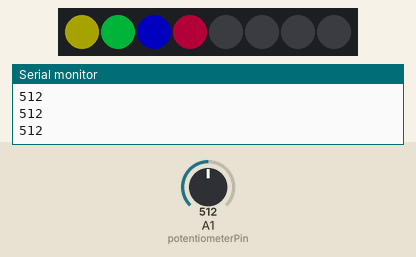
Bench run of a sketch on a simulated ATtiny85, built with avr-gcc and run on an emulated ATtiny85. Parts: 8 RGB LEDs in strip order, left to right, the last lines printed to the serial monitor. The inputs (shaded band) are chosen by the test bench; at power-on: A1 (potentiometerPin) = 512. Dim RGB values are drawn brighter than linear.

Above: at 1.2 s.
1.3 s: A1 (potentiometerPin) set to 137
At 1.72 s:
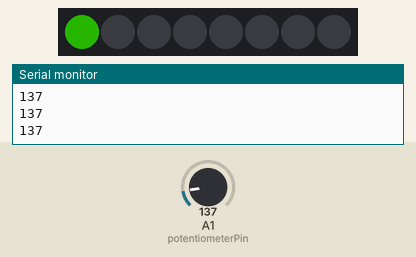
4.0 s: A1 (potentiometerPin) set to 120
At 4.4 s:
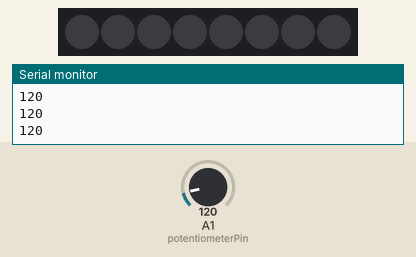
5.5 s: A1 (potentiometerPin) set to 266
At 5.66 s:
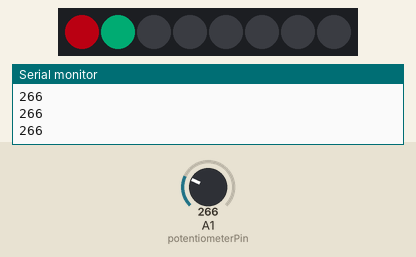
7.9 s: A1 (potentiometerPin) set to 900
At 8.16 s:
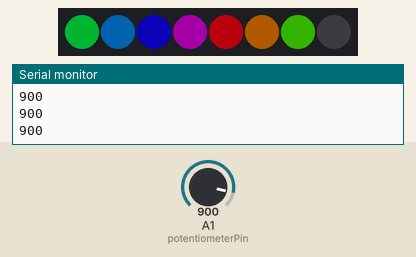
10.4 s: A1 (potentiometerPin) set to 716
At 10.68 s:
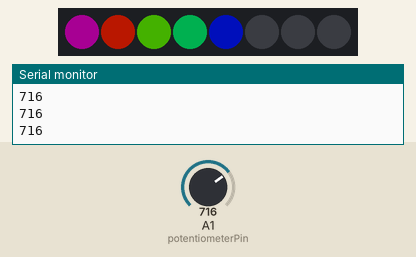
13.2 s: A1 (potentiometerPin) set to 1023
At 13.51 s:
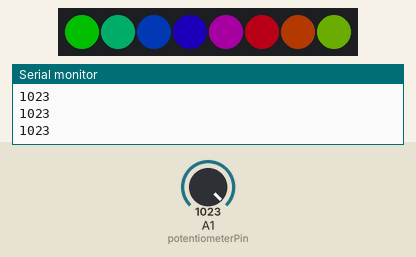
Timing chart, 0 to 19.2 s (numbered marks = the images above; inputs shaded):
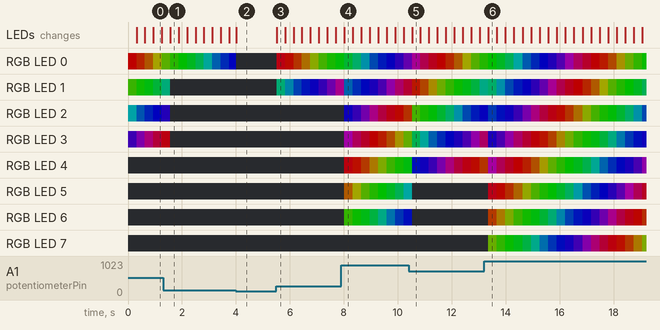

Measured:
- the behaviour switches between 127 and 126 on A1 (potentiometerPin) (found by bisection; images 1 and 2)
- after the input at 1.3 s, the LEDs: change after 0.27 s (image 1)
- after the input at 4.0 s, the LEDs: change at once (image 2)
- after the input at 5.5 s, RGB LED 0: off → RGB(73, 0, 7) at once, → RGB(75, 4, 0) 0.31 s later, → RGB(62, 18, 0) 0.31 s later, → RGB(49, 31, 0) 0.31 s later, … (8 changes in this stretch); RGB LED 1: off → RGB(0, 48, 32) at once, → RGB(0, 35, 45) 0.31 s later, → RGB(0, 21, 58) 0.31 s later, → RGB(0, 8, 72) 0.31 s later, … (8 changes in this stretch)
- after the input at 7.9 s, the LEDs: change after 0.11 s (image 4)
- after the input at 10.4 s, the LEDs: change after 0.13 s (image 5)
- after the input at 13.2 s, the LEDs: change after 0.15 s (image 6)

The sketch:

ledline.ino
```cpp
#include <Adafruit_NeoPixel.h>
#define PIN        4
#define NUMPIXELS  8

int currentPixels = 0;
int potentiometerPin = A1;

Adafruit_NeoPixel pixels(NUMPIXELS, PIN, NEO_GRB + NEO_KHZ800);
#define DELAYVAL   20  // Delay between colors, adjust for speed of the rainbow

void setup() {
  #if defined(__AVR_ATtiny85__) && (F_CPU == 16000000)
    clock_prescale_set(clock_div_1);
  #endif

  pixels.begin();

  pinMode(potentiometerPin, INPUT);
  Serial.begin(9600);
}

void loop() {
  rainbowCycle(DELAYVAL);  // Call the function to display the rainbow
}

// Function to create the rainbow cycle effect
void rainbowCycle(uint8_t wait) {
  uint16_t i, j;

  for(j=0; j<256*5; j++) { // 5 cycles of all colors on the wheel
    int value = analogRead(potentiometerPin);
    Serial.println(value);

    currentPixels = map(value, 0, 1010, 0, 8);
    for(i=0; i < currentPixels; i++) {
      pixels.setPixelColor(i, Wheel(((i * 256 / currentPixels) + j) & 255));
    }

    for(int p=currentPixels; p < NUMPIXELS; p++) {
      pixels.setPixelColor(p, 0, 0, 0);
    }

    pixels.setBrightness(80);
    pixels.show();
    delay(wait);
  }
}

// Function to generate rainbow colors across 0-255 positions
uint32_t Wheel(byte WheelPos) {
  WheelPos = 255 - WheelPos;
  if(WheelPos < 85) {
    return pixels.Color(255 - WheelPos * 3, 0, WheelPos * 3);
  } else if(WheelPos < 170) {
    WheelPos -= 85;
    return pixels.Color(0, WheelPos * 3, 255 - WheelPos * 3);
  } else {
    WheelPos -= 170;
    return pixels.Color(WheelPos * 3, 255 - WheelPos * 3, 0);
  }
}
```
